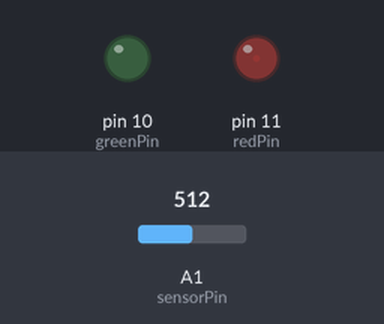
This sketch was run on a simulated Arduino Uno, built with avr-gcc and run on an emulated ATmega328P. On the bench: output pins drawn as LEDs (lit = HIGH). The test bench sets the inputs (shaded band); at power-on: A1 (sensorPin) = 512. What the sketch prints to the serial monitor is not drawn.

Above: at 1.2 s.
1.3 s: A1 (sensorPin) set to 716
At 2.5 s:
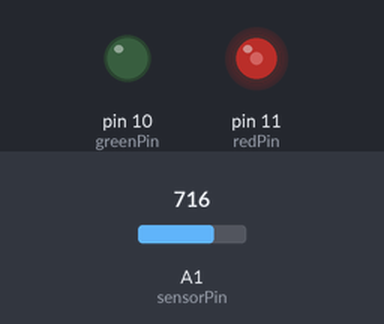
2.8 s: A1 (sensorPin) set to 900
At 4.0 s:
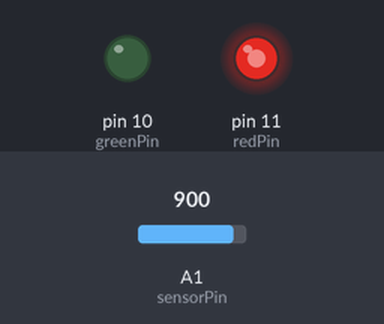
4.3 s: A1 (sensorPin) set to 306
At 5.3 s:
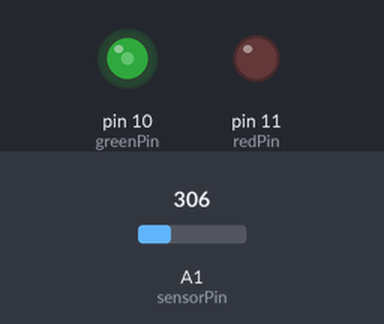
5.8 s: A1 (sensorPin) set to 122
At 6.6 s:
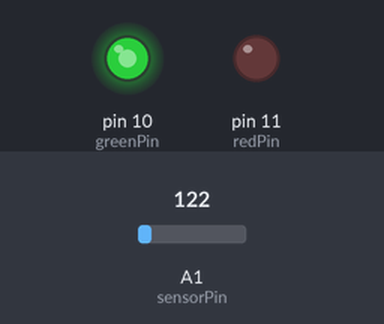
Timing chart, 0 to 8.3 s (numbered marks = the images above; inputs shaded):
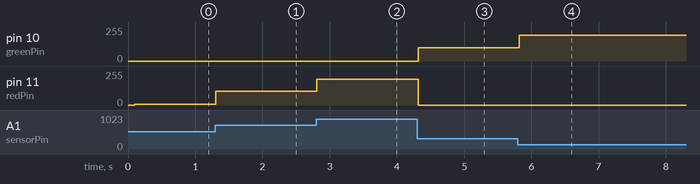

The sketch:

analogRead.ino
```cpp
int sensorPin = A1;    // select the input pin for the potentiometer

int greenPin = 10;      // ambos pines tienen la opcion de PWM
int redPin = 11;

int sensorValue = 0;  // variable to store the value coming from the sensor
int green = 0;
int red = 0;

void setup() {
  pinMode(greenPin, OUTPUT);
  pinMode(redPin, OUTPUT);
  pinMode(sensorPin, INPUT);

  Serial.begin(9600);

}


void loop() {
  delay(100);                            // Wait 100 milliseconds
  sensorValue = analogRead(sensorPin);
  Serial.write(sensorValue);


  green = constrain(map(sensorValue, 0, 503, 255, 0) , 0, 255);
  red = constrain( map(sensorValue, 503, 1023, 0, 255), 0, 255);

  analogWrite(greenPin, green);
  analogWrite(redPin, red);

}
```

Measured:
- after the input at 1.3 s, pin 11 (redPin): 4/255 → 104/255 at once
- after the input at 2.8 s, pin 11 (redPin): 104/255 → 194/255 at once
- after the input at 4.3 s, pin 10 (greenPin): 0/255 → 100/255 at once; pin 11 (redPin): 194/255 → 0/255 at once
- after the input at 5.8 s, pin 10 (greenPin): 100/255 → 194/255 at once
